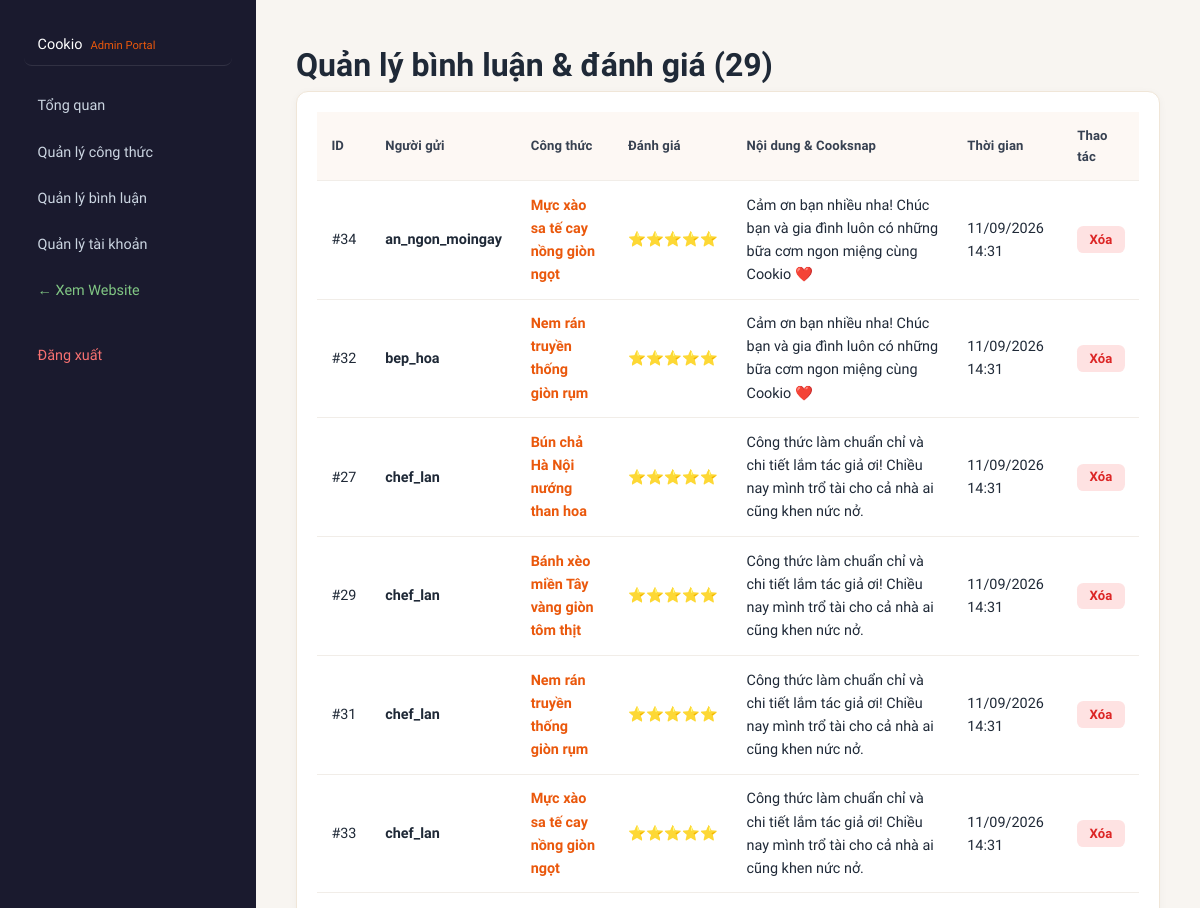
The app's page /admin/manage-comments.php (signed in, upper part), older data.
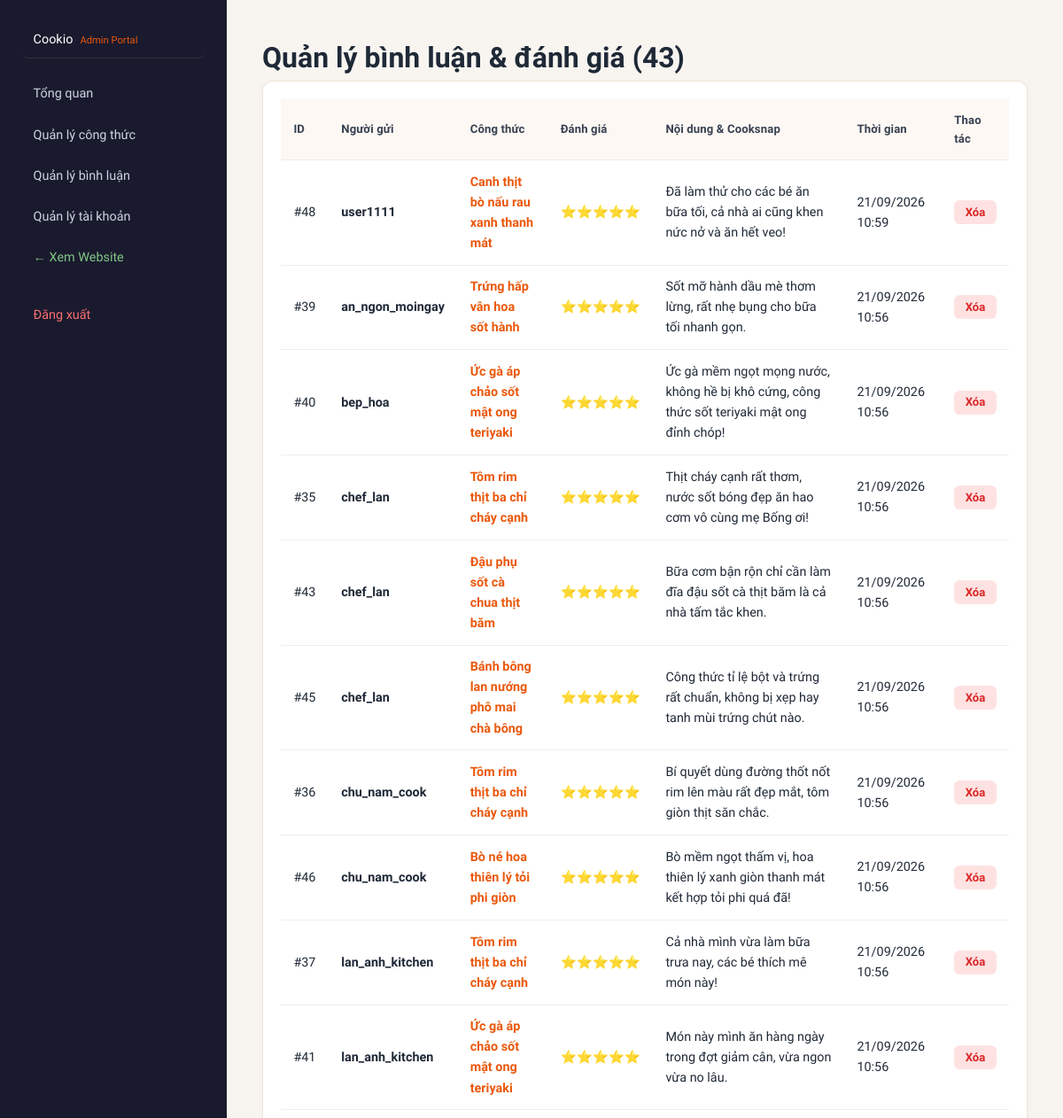
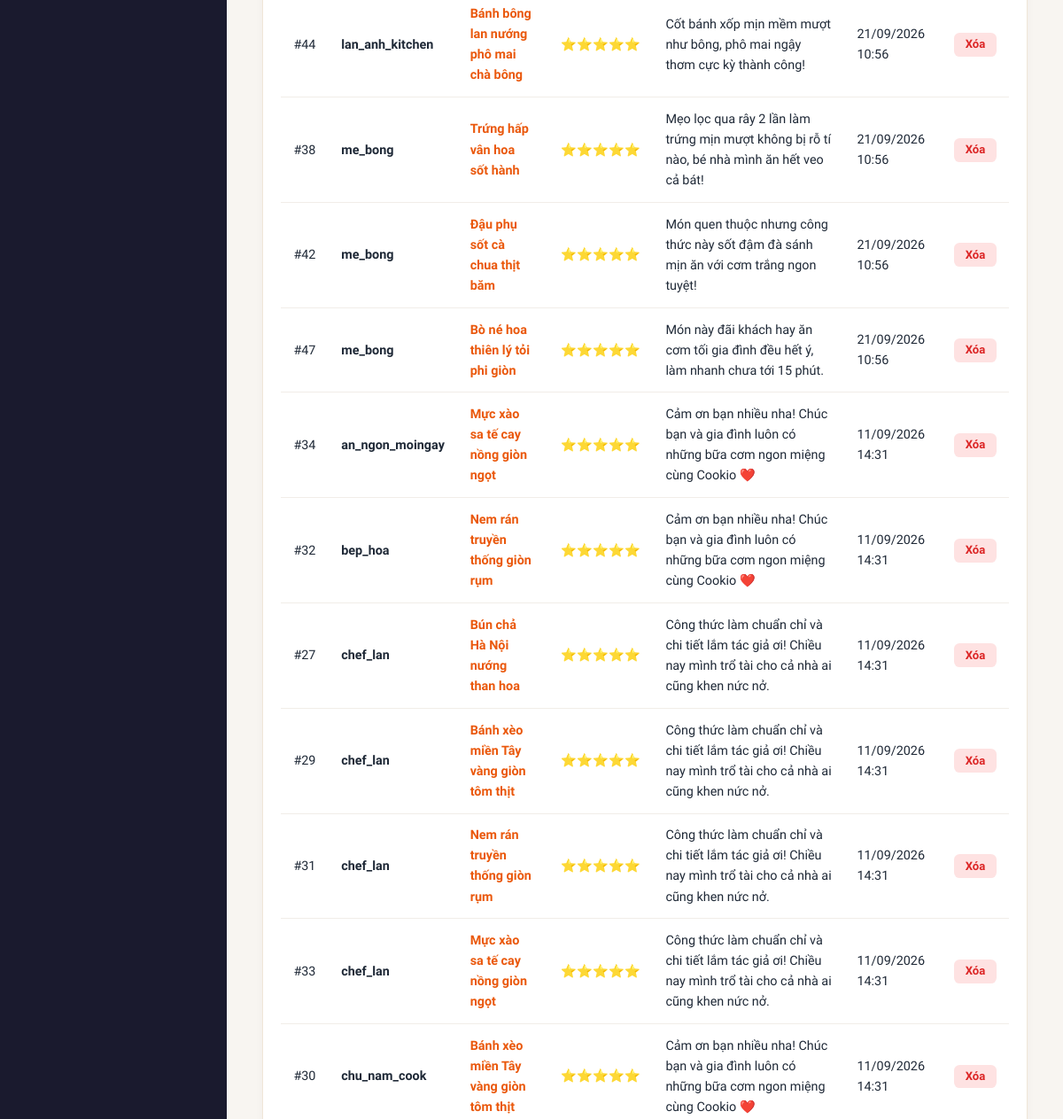
The same page, newer data (2 pictures, top to bottom).
### tables this page shows
CREATE TABLE comments (
    id INT UNSIGNED AUTO_INCREMENT PRIMARY KEY,
    recipe_id INT UNSIGNED NOT NULL,
    user_id INT UNSIGNED NOT NULL,
    parent_id INT UNSIGNED NULL DEFAULT NULL,
    rating TINYINT UNSIGNED NULL DEFAULT NULL,
    content TEXT NOT NULL,
    image_url VARCHAR(255) NULL,
    created_at TIMESTAMP NOT NULL DEFAULT CURRENT_TIMESTAMP,
    CONSTRAINT fk_comments_recipe FOREIGN KEY (recipe_id) REFERENCES recipes(id) ON DELETE CASCADE,
    CONSTRAINT fk_comments_user FOREIGN KEY (user_id) REFERENCES users(id) ON DELETE CASCADE,
    CONSTRAINT fk_comments_parent FOREIGN KEY (parent_id) REFERENCES comments(id) ON DELETE CASCADE,
    INDEX idx_comments_recipe (recipe_id),
    INDEX idx_comments_user (user_id),
    INDEX idx_comments_parent (parent_id)
);

CREATE TABLE users (
    id INT UNSIGNED AUTO_INCREMENT PRIMARY KEY,
    username VARCHAR(100) NOT NULL UNIQUE,
    password VARCHAR(255) NOT NULL,
    phone VARCHAR(20) NULL,
    bio VARCHAR(500) NULL,
    role ENUM('user', 'admin') NOT NULL DEFAULT 'user',
    created_at TIMESTAMP NOT NULL DEFAULT CURRENT_TIMESTAMP,
    updated_at TIMESTAMP NOT NULL DEFAULT CURRENT_TIMESTAMP ON UPDATE CURRENT_TIMESTAMP
);

CREATE TABLE recipes (
    id INT UNSIGNED AUTO_INCREMENT PRIMARY KEY,
    title VARCHAR(200) NOT NULL,
    description TEXT NULL,
    category VARCHAR(50) NOT NULL DEFAULT 'Món chính',
    cooking_time VARCHAR(50) NOT NULL DEFAULT '30 phút',
    servings VARCHAR(50) NOT NULL DEFAULT '2 - 4 người',
    ingredients TEXT NOT NULL,
    instructions TEXT NOT NULL,
    tips TEXT NULL,
    calories INT UNSIGNED NULL DEFAULT NULL,
    protein INT UNSIGNED NULL DEFAULT NULL,
    carbs INT UNSIGNED NULL DEFAULT NULL,
    fat INT UNSIGNED NULL DEFAULT NULL,
    dietary_tags VARCHAR(255) NULL DEFAULT NULL,
    image_url VARCHAR(255) NULL,
    author_id INT UNSIGNED NOT NULL,
    status ENUM('pending', 'approved', 'rejected') NOT NULL DEFAULT 'pending',
    views_count INT UNSIGNED NOT NULL DEFAULT 0,
    likes_count INT UNSIGNED NOT NULL DEFAULT 0,
    created_at TIMESTAMP NOT NULL DEFAULT CURRENT_TIMESTAMP,
    updated_at TIMESTAMP NOT NULL DEFAULT CURRENT_TIMESTAMP ON UPDATE CURRENT_TIMESTAMP,
    CONSTRAINT fk_recipes_author FOREIGN KEY (author_id) REFERENCES users(id) ON DELETE CASCADE,
    INDEX idx_recipes_status (status),
    INDEX idx_recipes_author (author_id),
    INDEX idx_recipes_category (category)
);

### includes/db.php (called while the page is built, shortened)
<?php
require_once __DIR__ . '/../config/config.php';
function db(): PDO
{
    static $connection;
    if (!$connection instanceof PDO) {
        $connection = new PDO(
            'mysql:host=' . DB_HOST . ';dbname=' . DB_NAME . ';charset=utf8mb4',
            DB_USER,
            DB_PASS,
            [
                PDO::ATTR_ERRMODE => PDO::ERRMODE_EXCEPTION,
                PDO::ATTR_DEFAULT_FETCH_MODE => PDO::FETCH_ASSOC,
                PDO::ATTR_EMULATE_PREPARES => false,
            ]
        );
    }
    return $connection;
}

### config/config.php (called while the page is built, shortened)
<?php
function e(?string $value): string
{
    return htmlspecialchars($value ?? '', ENT_QUOTES, 'UTF-8');
}

### admin/manage-comments.php (the view, shortened to what this page needs)
<?php
require_once __DIR__ . '/../config/config.php';
require_once __DIR__ . '/../includes/db.php';
$comments = db()->query(
    'SELECT c.id, c.content, c.rating, c.image_url, c.created_at,
            u.username AS author_name,
            r.id AS recipe_id, r.title AS recipe_title
     FROM comments c
     INNER JOIN users u ON u.id = c.user_id
     INNER JOIN recipes r ON r.id = c.recipe_id
     ORDER BY c.created_at DESC'
)->fetchAll();
?>
<!DOCTYPE html>
<html lang="vi">
<head>
    <link rel="stylesheet" href="<?= BASE_URL ?>/assets/css/style.css">
    <link rel="stylesheet" href="<?= BASE_URL ?>/assets/css/admin.css">
</head>
<body class="admin-page">
<?php require __DIR__ . '/../includes/admin-sidebar.php'; ?>
<main class="admin-content">
    <h1>Quản lý bình luận & đánh giá (<?= count($comments) ?>)</h1>
    <div class="admin-table-box">
        <div class="table-wrap">
            <table>
                <thead>
                    <tr>
                        <th>ID</th>
                        <th>Người gửi</th>
                        <th>Công thức</th>
                        <th>Đánh giá</th>
                        <th>Nội dung & Cooksnap</th>
                        <th>Thời gian</th>
                        <th>Thao tác</th>
                    </tr>
                </thead>
                <tbody>
                <?php foreach ($comments as $comm): ?>
                    <tr>
                        <td>#<?= (int) $comm['id'] ?></td>
                        <td><strong><?= e($comm['author_name']) ?></strong></td>
                        <td>
                            <a href="<?= BASE_URL ?>/views/recipe-detail.php?id=<?= (int) $comm['recipe_id'] ?>" target="_blank" style="color: #ea580c; font-weight: 600;">
                                <?= e($comm['recipe_title']) ?>
                            </a>
                        </td>
                        <td>
                            <span style="color:#f59e0b; white-space:nowrap;">
                                <?= str_repeat('⭐', max(1, min(5, (int) ($comm['rating'] ?? 5)))) ?>
                            </span>
                        </td>
                        <td>
                            <div><?= nl2br(e($comm['content'])) ?></div>
                        </td>
                        <td><?= date('d/m/Y H:i', strtotime((string) $comm['created_at'])) ?></td>
                        <td>
                            <form method="post" action="<?= BASE_URL ?>/actions/comment_action.php" onsubmit="return confirm('Bạn có chắc muốn xóa bình luận này?')">
                                <button type="submit" class="button-sm danger">Xóa</button>
                            </form>
                        </td>
                    </tr>
                <?php endforeach; ?>
                </tbody>
            </table>
        </div>
    </div>
</main>
</body>
</html>

### includes/admin-sidebar.php
<aside class="admin-sidebar">
    <a class="admin-brand" href="<?= BASE_URL ?>/admin/index.php">Cookio <small>Admin Portal</small></a>
    <nav aria-label="Điều hướng quản trị">
        <a href="<?= BASE_URL ?>/admin/index.php">Tổng quan</a>
        <a href="<?= BASE_URL ?>/admin/manage-recipes.php">Quản lý công thức</a>
        <a href="<?= BASE_URL ?>/admin/manage-comments.php">Quản lý bình luận</a>
        <a href="<?= BASE_URL ?>/admin/manage-users.php">Quản lý tài khoản</a>
        <a href="<?= BASE_URL ?>/index.php" target="_blank" style="color: #81c784;">&larr; Xem Website</a>
    </nav>
    <a class="admin-logout" href="<?= BASE_URL ?>/logout.php">Đăng xuất</a>
</aside>

### assets/css/admin.css (style rules this page uses)
.admin-page { display: flex; min-height: 100vh; background: #f8f5f1; font-family: 'Plus Jakarta Sans', sans-serif; }
.admin-sidebar { width: 16rem; padding: 1.5rem; display: grid; align-content: start; gap: 0.5rem; background: #1a1a2e; color: #fff; flex-shrink: 0; }
.admin-sidebar nav { display: grid; gap: 0.35rem; }
.admin-sidebar a { text-decoration: none; color: #cbd5e1; padding: 0.55rem 0.85rem; border-radius: 0.5rem; font-size: 0.9rem; font-weight: 500; transition: background 0.15s, color 0.15s; display: flex; align-items: center; gap: 0.5rem; }
.admin-brand { font-weight: 800; font-size: 1.2rem; color: #fff !important; padding: 0.5rem 0; margin-bottom: 0.75rem; border-bottom: 1px solid rgba(255,255,255,0.1); }
.admin-brand small { display: block; font-size: 0.7rem; color: #ea580c; margin-top: 0.15rem; }
.admin-logout { margin-top: 1rem; color: #f87171 !important; font-size: 0.85rem; }
.admin-content { flex: 1; padding: 2.5rem; max-width: 1200px; }
.admin-table-box { padding: 1.25rem; background: #fff; border-radius: 0.75rem; border: 1px solid #f0e6d8; box-shadow: 0 2px 8px rgba(0,0,0,0.04); }
.table-wrap { overflow-x: auto; }
table { width: 100%; border-collapse: collapse; }
th, td { padding: 0.8rem 0.9rem; border-bottom: 1px solid #f1ede8; text-align: left; font-size: 0.9rem; }
th { background: #fdf8f4; font-weight: 700; color: #374151; font-size: 0.82rem; letter-spacing: 0.01em; }
.action-buttons button, .button-sm { padding: 0.35rem 0.75rem; font-size: 0.82rem; border-radius: 0.4rem; border: none; cursor: pointer; font-weight: 600; transition: background 0.15s; }
.danger { background: #fee2e2; color: #dc2626; }

Row changes from the older to the newer data that the page shows:
added comments: id "48", user.username "user1111", recipe.title "Canh thịt bò nấu rau xanh thanh mát", rating "⭐⭐⭐⭐⭐", content "Đã làm thử cho các bé ăn bữa tối, cả nhà ai cũng khen nức nở và ăn hết veo!", created_at "21/09/2026 10:59"
added comments: id "39", user.username "an_ngon_moingay", recipe.title "Trứng hấp vân hoa sốt hành", rating "⭐⭐⭐⭐⭐", content "Sốt mỡ hành dầu mè thơm lừng, rất nhẹ bụng cho bữa tối nhanh gọn.", created_at "21/09/2026 10:56"
added comments: id "40", user.username "bep_hoa", recipe.title "Ức gà áp chảo sốt mật ong teriyaki", rating "⭐⭐⭐⭐⭐", content "Ức gà mềm ngọt mọng nước, không hề bị khô cứng, công thức sốt teriyaki mật ong đỉnh chóp!", created_at "21/09/2026 10:56"
added comments: id "35", user.username "chef_lan", recipe.title "Tôm rim thịt ba chỉ cháy cạnh", rating "⭐⭐⭐⭐⭐", content "Thịt cháy cạnh rất thơm, nước sốt bóng đẹp ăn hao cơm vô cùng mẹ Bống ơi!", created_at "21/09/2026 10:56"
added comments: id "43", user.username "chef_lan", recipe.title "Đậu phụ sốt cà chua thịt băm", rating "⭐⭐⭐⭐⭐", content "Bữa cơm bận rộn chỉ cần làm đĩa đậu sốt cà thịt băm là cả nhà tấm tắc khen.", created_at "21/09/2026 10:56"
added comments: id "45", user.username "chef_lan", recipe.title "Bánh bông lan nướng phô mai chà bông", rating "⭐⭐⭐⭐⭐", content "Công thức tỉ lệ bột và trứng rất chuẩn, không bị xẹp hay tanh mùi trứng chút nào.", created_at "21/09/2026 10:56"
added comments: id "36", user.username "chu_nam_cook", recipe.title "Tôm rim thịt ba chỉ cháy cạnh", rating "⭐⭐⭐⭐⭐", content "Bí quyết dùng đường thốt nốt rim lên màu rất đẹp mắt, tôm giòn thịt săn chắc.", created_at "21/09/2026 10:56"
added comments: id "46", user.username "chu_nam_cook", recipe.title "Bò né hoa thiên lý tỏi phi giòn", rating "⭐⭐⭐⭐⭐", content "Bò mềm ngọt thấm vị, hoa thiên lý xanh giòn thanh mát kết hợp tỏi phi quá đã!", created_at "21/09/2026 10:56"
added comments: id "37", user.username "lan_anh_kitchen", recipe.title "Tôm rim thịt ba chỉ cháy cạnh", rating "⭐⭐⭐⭐⭐", content "Cả nhà mình vừa làm bữa trưa nay, các bé thích mê món này!", created_at "21/09/2026 10:56"
added comments: id "41", user.username "lan_anh_kitchen", recipe.title "Ức gà áp chảo sốt mật ong teriyaki", rating "⭐⭐⭐⭐⭐", content "Món này mình ăn hàng ngày trong đợt giảm cân, vừa ngon vừa no lâu.", created_at "21/09/2026 10:56"
added comments: id "44", user.username "lan_anh_kitchen", recipe.title "Bánh bông lan nướng phô mai chà bông", rating "⭐⭐⭐⭐⭐", content "Cốt bánh xốp mịn mềm mượt như bông, phô mai ngậy thơm cực kỳ thành công!", created_at "21/09/2026 10:56"
added comments: id "38", user.username "me_bong", recipe.title "Trứng hấp vân hoa sốt hành", rating "⭐⭐⭐⭐⭐", content "Mẹo lọc qua rây 2 lần làm trứng mịn mượt không bị rỗ tí nào, bé nhà mình ăn hết veo cả bát!", created_at "21/09/2026 10:56"
added comments: id "42", user.username "me_bong", recipe.title "Đậu phụ sốt cà chua thịt băm", rating "⭐⭐⭐⭐⭐", content "Món quen thuộc nhưng công thức này sốt đậm đà sánh mịn ăn với cơm trắng ngon tuyệt!", created_at "21/09/2026 10:56"
added comments: id "47", user.username "me_bong", recipe.title "Bò né hoa thiên lý tỏi phi giòn", rating "⭐⭐⭐⭐⭐", content "Món này đãi khách hay ăn cơm tối gia đình đều hết ý, làm nhanh chưa tới 15 phút.", created_at "21/09/2026 10:56"
now on this page (row unchanged): comments: id "30", user.username "chu_nam_cook", recipe.title "Bánh xèo miền Tây vàng giòn tôm thịt", rating "⭐⭐⭐⭐⭐", content "Cảm ơn bạn nhiều nha! Chúc bạn và gia đình luôn có những bữa cơm ngon miệng cùng Cookio ❤️", created_at "11/09/2026 14:31"
Text that changed along with them:
count($comments): "29" → "43"
